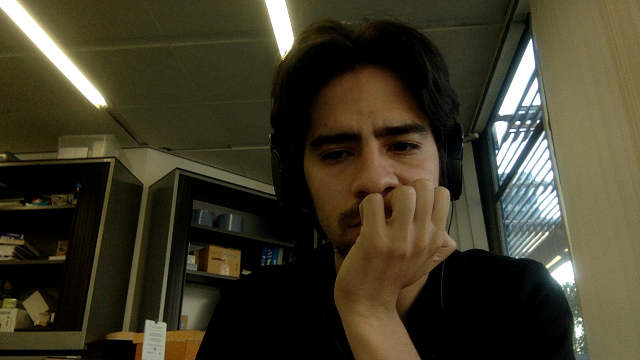
#> input picture poc_cou/FUNC_TEST.png, 640 x 360 px, given in place of the camera
$ python 01_haar_face.py
#> lines starting #> are read from the running program, lines starting #| are printed output that depends on the picture; after the words box and inside, x2 and y2 are one past the last pixel; in counts of white or black regions, pixels touching at a corner belong together
### FACE DETECTION USING HAAR CASCADE DESCRIPTOR - INITIAL EXAMPLE - LEARNED HOW TO COUNT DETECTIONS

import cv2
import numpy as np

face_cascade = cv2.CascadeClassifier('lib_haar/haarcascade_frontalface_default.xml')
eye_cascade = cv2.CascadeClassifier('lib_haar/haarcascade_eye.xml')

cap = cv2.VideoCapture(0)
font = cv2.FONT_HERSHEY_SIMPLEX

while 1:
    ret,img = cap.read()
#> img is the input picture: shape (360, 640, 3); mean B, G, R 40, 58.4, 63.5
    height, width = img.shape[:2]
#> height = 360; width = 640

    rimg = cv2.resize(img,(int(width/2),int(height/2)));
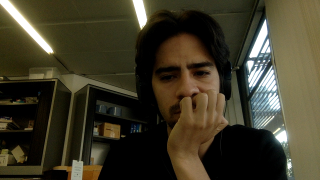
#> rimg: shape (180, 320, 3); mean B, G, R 40.1, 58.5, 63.6

    gray = cv2.cvtColor(rimg, cv2.COLOR_BGR2GRAY)
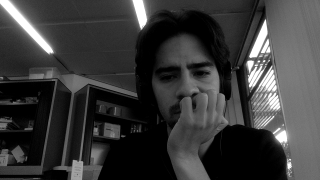
#> gray: shape (180, 320); min 0, max 255, mean 57.9

    blur = cv2.GaussianBlur(gray,(45,45),0)
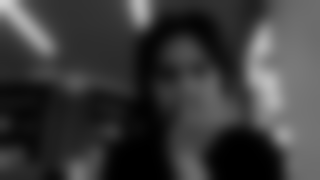
#> blur: shape (180, 320); min 0, max 210, mean 57.9

    faces = face_cascade.detectMultiScale(gray, 1.3, 5)
#> faces = [[141, 39, 86, 86]]

    if len(faces) == 1:
        cv2.putText(rimg,('1 face detected.'),(int(width/2-630),int(height/2-8)), font,.5,(255,255,255),1,cv2.LINE_AA);

    elif len(faces) > 1:
        cv2.putText(rimg,(str(len(faces)) + ' faces detected.'),(int(width/2-630),int(height/2-8)), font,.5,(255,255,255),1,cv2.LINE_AA);

    else:
        cv2.putText(rimg,('No face detected.'),(int(width/2-630),int(height/2-8)), font,.5,(255,255,255),1,cv2.LINE_AA);


    for (x,y,w,h) in faces:

        cv2.imshow('rimg',blur,)
        cv2.rectangle(rimg,(x,y),(x+w,y+h),(0,0,255),2)
        roi_gray = gray[y:y+h,x:x+w]
        roi_color = rimg[y:y+h,x:x+w]

        eyes = eye_cascade.detectMultiScale(roi_gray)

        cv2.putText(rimg,('X: '+str(x)+' - '+'Y: '+str(y)),(x,y-10), font,.4,(255,255,255),1,cv2.LINE_AA)

        for (ex,ey,ew,eh) in eyes:
            cv2.rectangle(roi_color,(ex,ey),(ex+ew,ey+eh),(0,255,0),1)
#> this loop made 1 pass
#> (x, y, w, h, eyes) on pass 1: (141, 39, 86, 86, [[14, 23, 25, 25], [36, 15, 34, 34]])
#> pass 1, `roi_gray = gray[y:y+h,x:x+w]`:
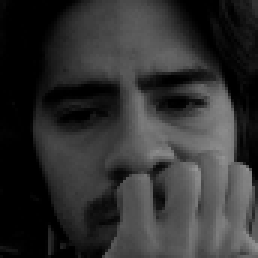
#> roi_gray: shape (86, 86) (shown 3 times larger); min 0, max 149, mean 48.8
#> pass 1, `roi_color = rimg[y:y+h,x:x+w]`:
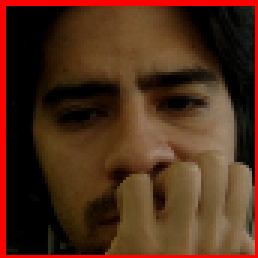
#> roi_color: shape (86, 86, 3) (shown 3 times larger); mean B, G, R 24.9, 44.1, 79.4
#> after the loop:
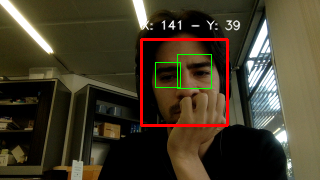
#> rimg: shape (180, 320, 3); 2.93% of pixels changed, all inside (x1, y1, x2, y2) = (140, 20, 241, 127)
#> after the loop:
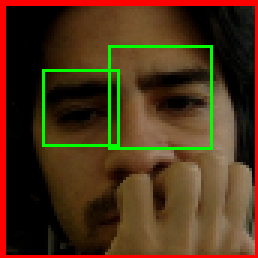
#> roi_color: shape (86, 86, 3) (shown 3 times larger); 3.16% of pixels changed, all inside (x1, y1, x2, y2) = (14, 15, 71, 50)


    cv2.imshow('rimg',rimg)
    k = cv2.waitKey(30) & 0xff
#> (key Esc is pressed here)
    if k == 27:
        break

cap.release()
cv2.destroyAllWindows()

$ run again, on poc_cou/frame0.jpg
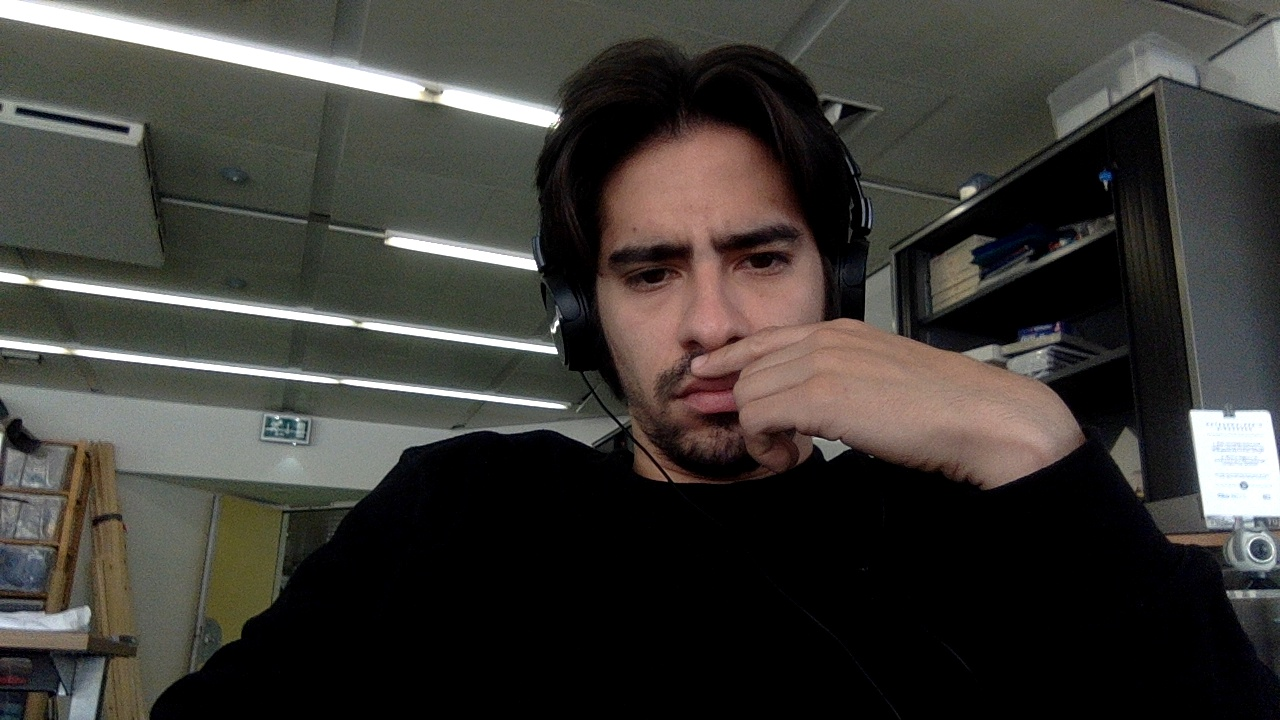
#> input picture poc_cou/frame0.jpg, 1280 x 720 px, given in place of the camera
#> img is the input picture: shape (720, 1280, 3); mean B, G, R 54.7, 59, 61.2
#> `blur = cv2.GaussianBlur(gray,(45,45),0)`:
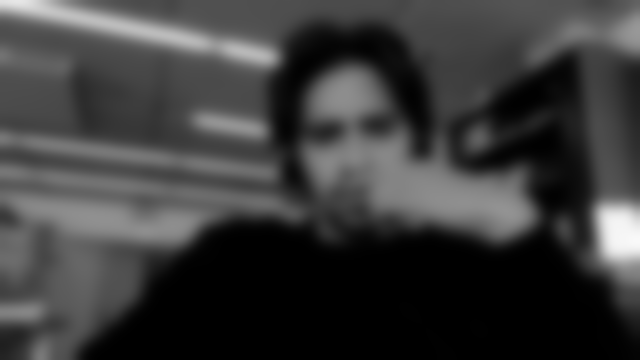
#> blur: shape (360, 640); min 0, max 249, mean 59.3
#> faces = [[282, 75, 142, 142]]
#> the loop `for (x,y,w,h) in faces: ` made 1 pass
#> (x, y, w, h, eyes) on pass 1: (282, 75, 142, 142, [[69, 27, 48, 48]])
#> after the loop `for (x,y,w,h) in faces:`:
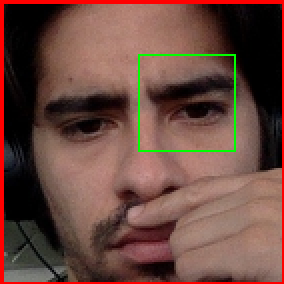
#> roi_color: shape (142, 142, 3) (shown 2 times larger); mean B, G, R 63.6, 72.8, 107.1

$ run again, on poc_cou/frame5.jpg
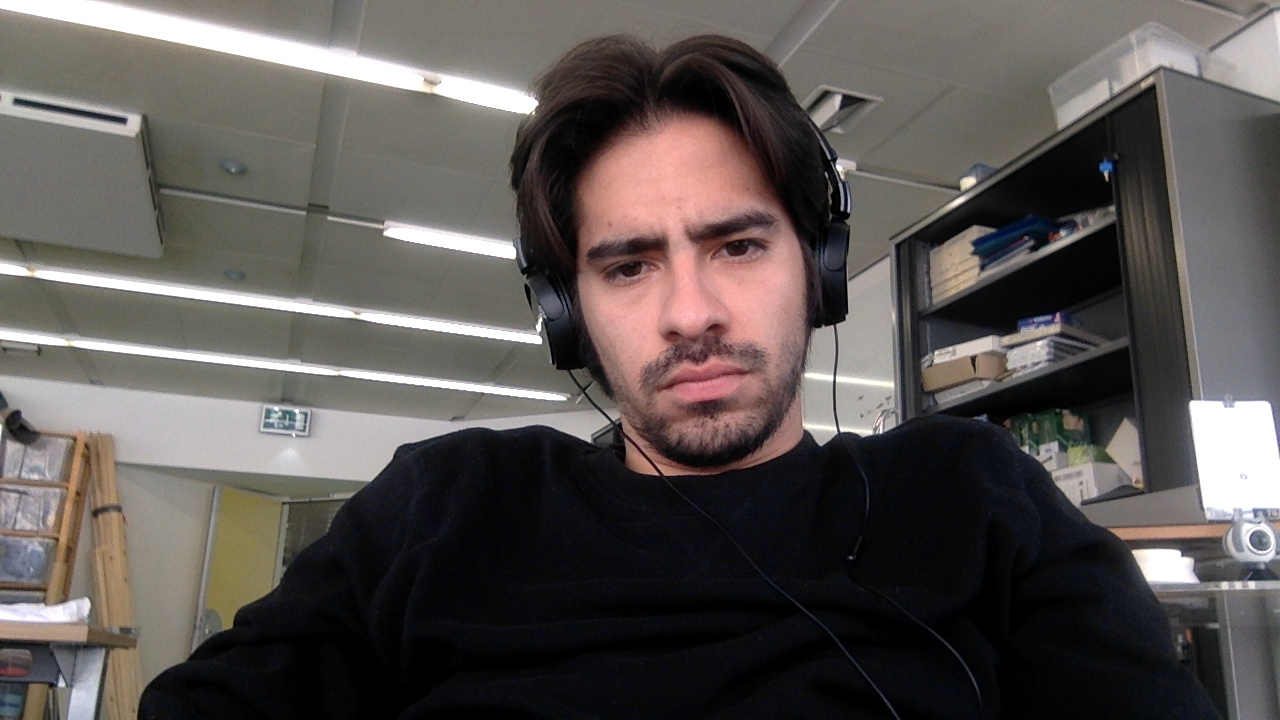
#> input picture poc_cou/frame5.jpg, 1280 x 720 px, given in place of the camera
#> img is the input picture: shape (720, 1280, 3); mean B, G, R 82.4, 84.9, 90.4
#> `blur = cv2.GaussianBlur(gray,(45,45),0)`:
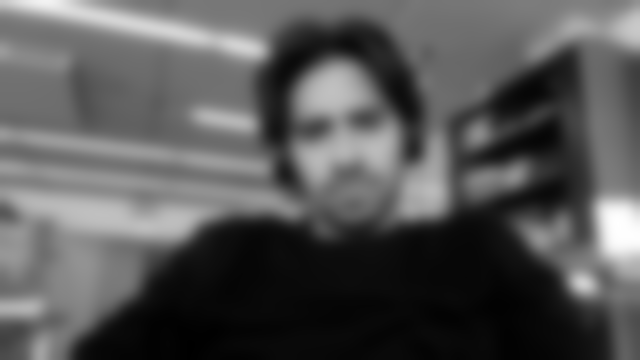
#> blur: shape (360, 640); min 0, max 255, mean 86.4
#> faces = [[269, 68, 150, 150]]
#> the loop `for (x,y,w,h) in faces: ` made 1 pass
#> (x, y, w, h, eyes) on pass 1: (269, 68, 150, 150, [[78, 36, 37, 37], [25, 47, 36, 36]])
#> after the loop `for (x,y,w,h) in faces:`:
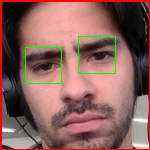
#> roi_color: shape (150, 150, 3); mean B, G, R 91.8, 98.2, 138.6
